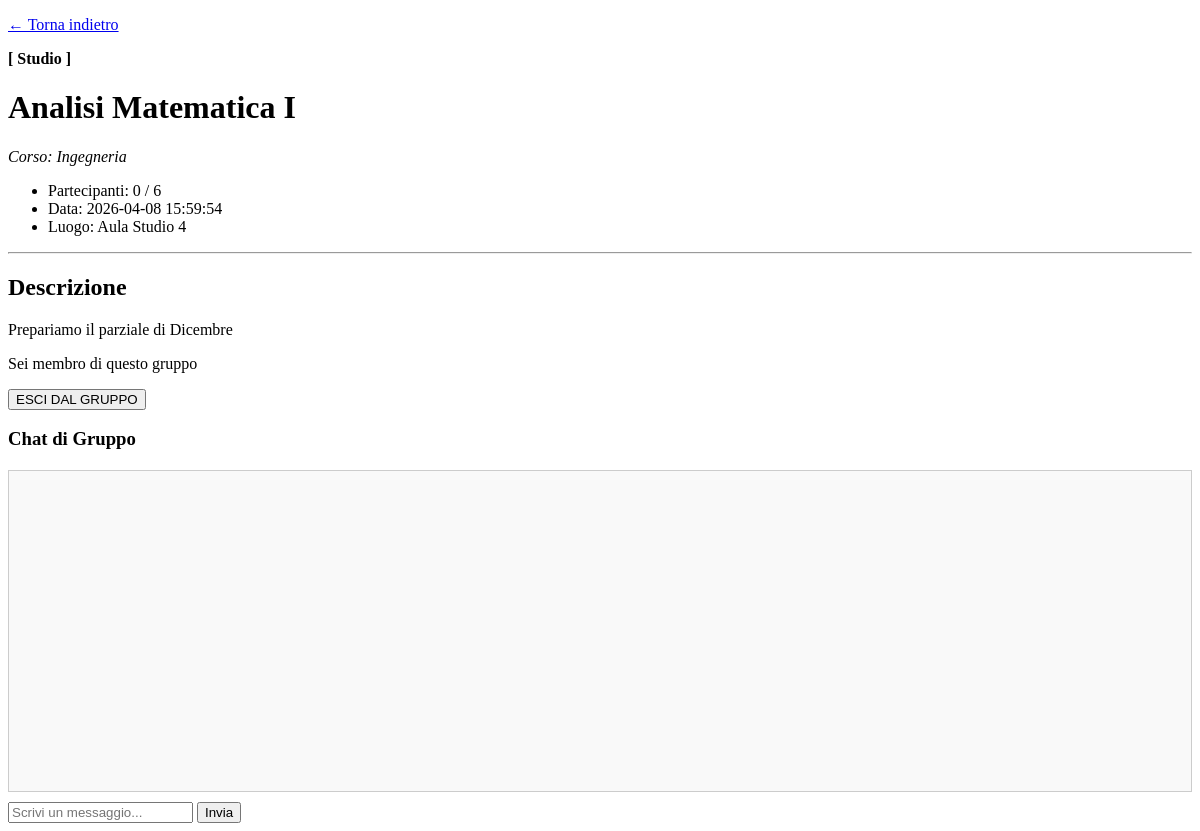
Screenshot of /public/group-details.php?id=1 (signed in) with the database file from the repository.
### tables this page shows
CREATE TABLE gruppi (
  id_gruppo INT AUTO_INCREMENT PRIMARY KEY,
  titolo VARCHAR(150) NOT NULL,
  corso VARCHAR(100) NOT NULL,
  descrizione TEXT,
  tipo ENUM('Studio', 'Elaborato') NOT NULL,
  luogo_incontro VARCHAR(255),
  orario_incontro VARCHAR(100),
  membri_max INT DEFAULT 6,
  id_creatore INT NOT NULL,
  stato ENUM('attivo', 'eliminato') DEFAULT 'attivo',
  data_creazione TIMESTAMP DEFAULT CURRENT_TIMESTAMP,
  FOREIGN KEY (id_creatore) REFERENCES utenti(id_utente) ON DELETE CASCADE
);

### public/group-details.php (called while the page is built, shortened)
<?php
require_once __DIR__ . '/../app/bootstrap.php';
$idGruppo = $_GET['id'] ?? null;
$gruppo = $dbh->getGroupDetails($idGruppo);
if (!empty($gruppo)) {
    $gruppo["numPartecipanti"] = $dbh->countGroupParticipants($idGruppo);
    $templateParams["gruppo"] = $gruppo;
} else {
    $templateParams["gruppo"] = [];
    $templateParams["errore"] = "Gruppo non trovato!";
}
require __DIR__ . '/../template/group-details-template.php';
?>

### db/database.php (called while the page is built, shortened)
<?php
class DatabaseHelper {
    private $db;
    public function __construct(string $host, string $user, string $pass, string $name, int $port = 3306){
        $this->db = new mysqli($host, $user, $pass, $name, $port);
    }
    public function getGroupDetails(int $idGruppo) {
        $stmt = $this->db->prepare("SELECT titolo, corso, descrizione, tipo, luogo_incontro, orario_incontro, data_creazione, membri_max
                                    FROM gruppi WHERE id_gruppo = ?");
        $stmt->bind_param("i", $idGruppo);
        $stmt->execute();
        $groupDetails = $stmt->get_result();
        return $groupDetails->fetch_assoc() ?? [];
    }
    public function countGroupParticipants(int $idGruppo) {
        $stmt = $this->db->prepare("SELECT COUNT(*) as totale FROM iscrizioni WHERE id_gruppo = ? AND stato = 'confermato'");
        $stmt->bind_param("i", $idGruppo);
        $stmt->execute();
        $result = $stmt->get_result();
        $row = $result->fetch_assoc();
        return (int)($row['totale'] ?? 0);
    }
    public function isUserInGroup(int $idUtente, $idGruppo) {
        $query = "SELECT * FROM iscrizioni WHERE id_utente = ? AND id_gruppo = ?";
        $stmt = $this->db->prepare($query);
        $stmt->bind_param("ii", $idUtente, $idGruppo);
        $stmt->execute();
        $result = $stmt->get_result();
        return $result->num_rows > 0;
    }
}
?>

### app/bootstrap.php (called while the page is built, shortened)
<?php
require_once __DIR__ . '/../db/database.php';
$dbh = new DatabaseHelper(DB_HOST, DB_USER, DB_PASS, DB_NAME, DB_PORT);
?>

### template/group-details-template.php (the view, shortened to what this page needs)
<!DOCTYPE html>
<html lang="it">
<head>
</head>
<body>
    <p><a href="dashboard.php">← Torna indietro</a></p>
    <?php if(!empty($templateParams["gruppo"])): ?>
        <p><strong>[ <?php echo $templateParams["gruppo"]["tipo"]; ?> ]</strong></p>
        <h1><?php echo $templateParams["gruppo"]["titolo"]; ?></h1>
        <p><i>Corso: <?php echo $templateParams["gruppo"]["corso"]; ?></i></p>
        <ul>
            <li>Partecipanti: <?php echo $templateParams["gruppo"]["numPartecipanti"]; ?> / <?php echo $templateParams["gruppo"]["membri_max"]; ?></li>
            <li>Data: <?php echo $templateParams["gruppo"]["data_creazione"]; ?></li>
            <li>Luogo: <?php echo $templateParams["gruppo"]["luogo_incontro"]; ?></li>
        </ul>
        <hr>
        <h2>Descrizione</h2>
        <p><?php echo $templateParams["gruppo"]["descrizione"]; ?></p>
        <?php
            $isSubscribed = $dbh->isUserInGroup($_SESSION['utente']['id_utente'], $idGruppo);
        ?>
        <?php if (!$isSubscribed): ?>
            <form id="iscrizione">
                <input type="hidden" name="id_gruppo" value="<?php echo $idGruppo; ?>">
                <button type="submit">PARTECIPA AL GRUPPO</button>
            </form>
        <?php else: ?>
            <p>Sei membro di questo gruppo</p>
            <form id="disiscrizione">
                <button type="submit">ESCI DAL GRUPPO</button>
            </form>
        <?php endif; ?>
    <?php else: ?>
        <p>Gruppo non trovato.</p>
    <?php endif; ?>
    <h3>Chat di Gruppo</h3>
    <?php if ($isSubscribed): ?>
        <div>
            <div id="chat-box" class="chat-box">
            </div>
            <form id="chat-form">
                <input type="text" name="messaggio" placeholder="Scrivi un messaggio..." required>
                <button type="submit">Invia</button>
            </form>
        </div>
        <?php else: ?>
        <p>Solo i membri di questo gruppo possono visualizzare la chat e inviare messaggi.</p>
    <?php endif; ?>
</body>
</html>

### template/group-details-template.php (style rules this page uses)
.chat-box { height: 300px; overflow-y: auto; border: 1px solid #ccc; padding: 10px; margin-top: 20px; margin-bottom: 10px; background-color: #f9f9f9; }

### rows the page displays
gruppi: tipo "Studio", titolo "Analisi Matematica I", corso "Ingegneria", membri_max "6", data_creazione "2026-04-08 15:59:54", luogo_incontro "Aula Studio 4", descrizione "Prepariamo il parziale di Dicembre"

### other values shown
$templateParams["gruppo"]["numPartecipanti"] "0"
